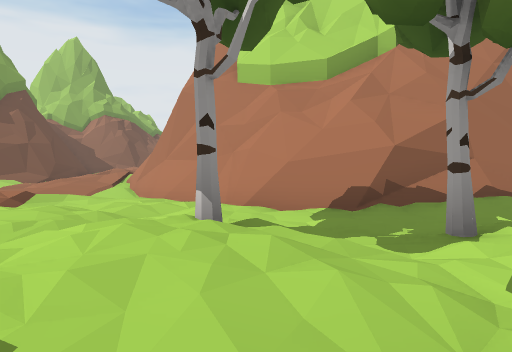
[1] (above)

24 first-person views from a walk through a Unity game level. The camera is 1.2 m above the floor, tilts 2° down and sees 70° across. The floor is counted in squares, 2 m on a side. Each view is taken from the middle of a square. On the plan, view 1 faces up. The plan holds only what a view shows up to about 10 squares ahead; the rest is blank. The place goes on beyond the plan. Some animated figures are left out.

[2]
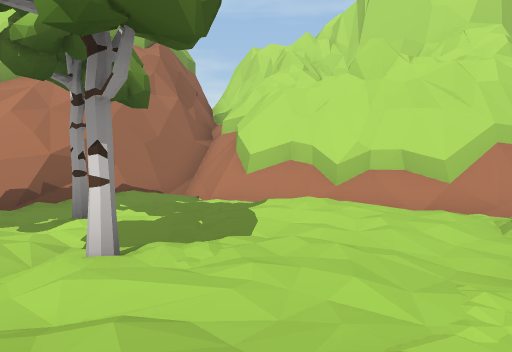

[3]
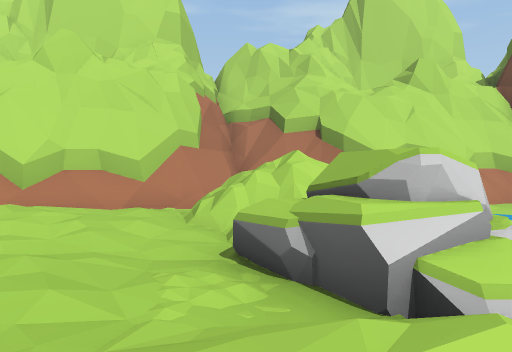

[4]
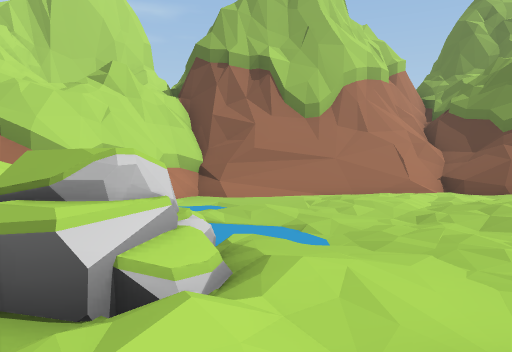

[5]
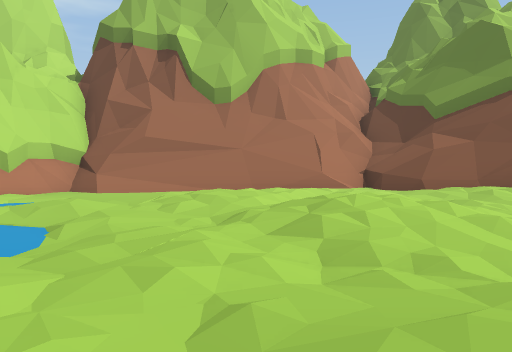

[6]
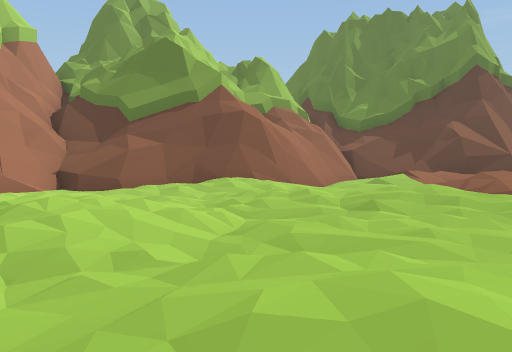

[7]
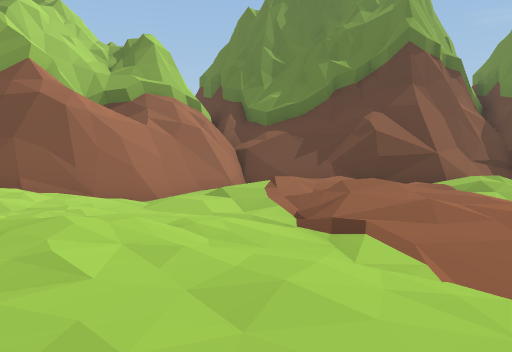

[8]
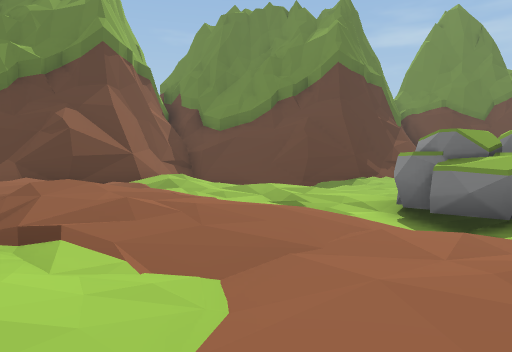

[9]
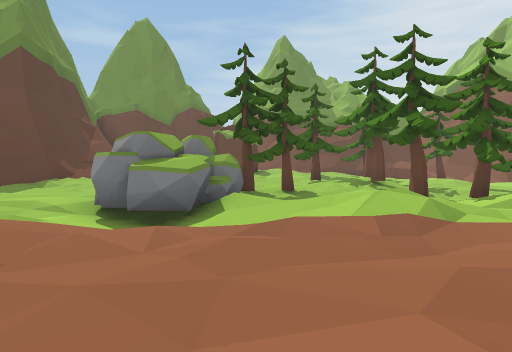

[10]
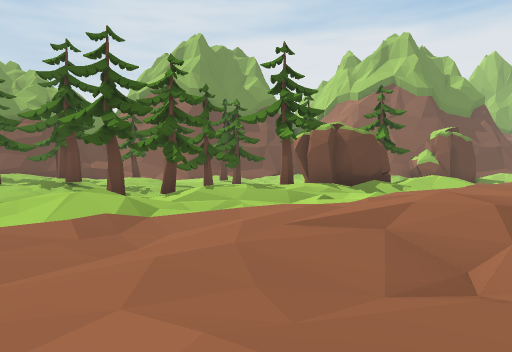

[11]
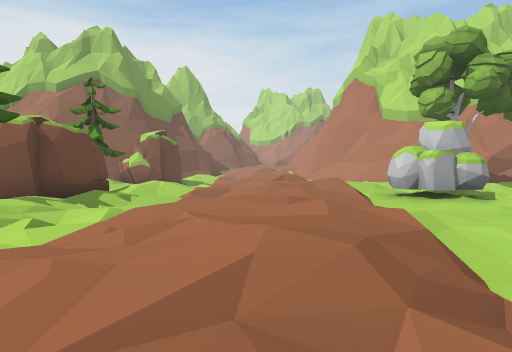

[12]
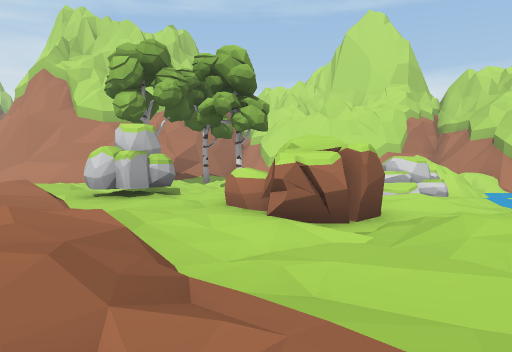

[13]
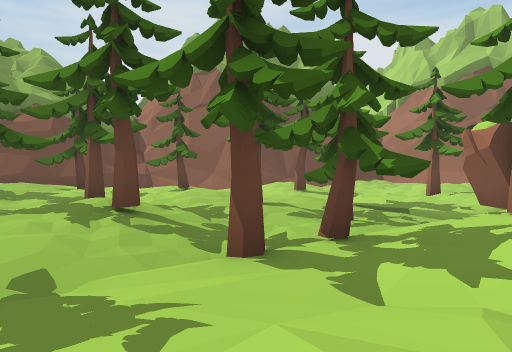

[14]
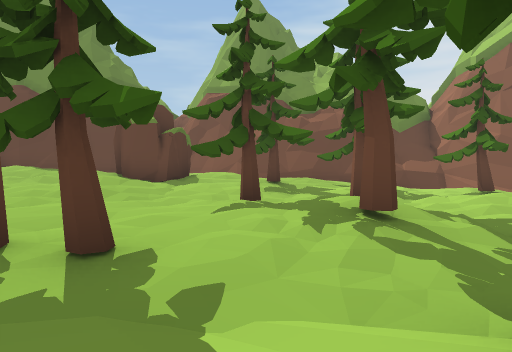

[15]
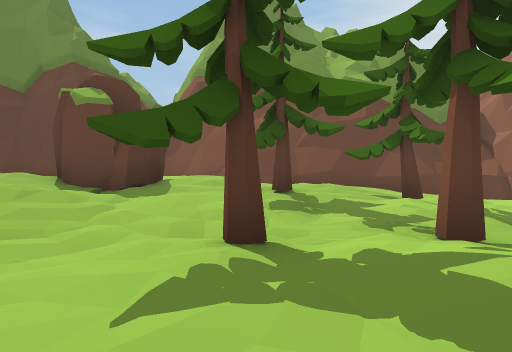

[16]
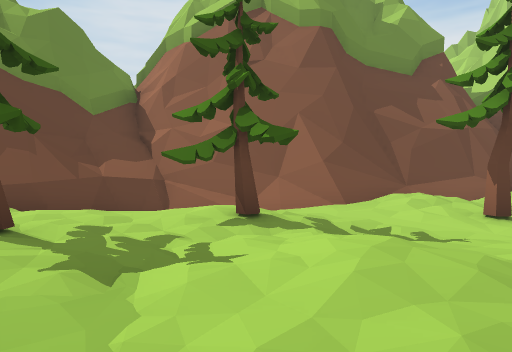

[17]
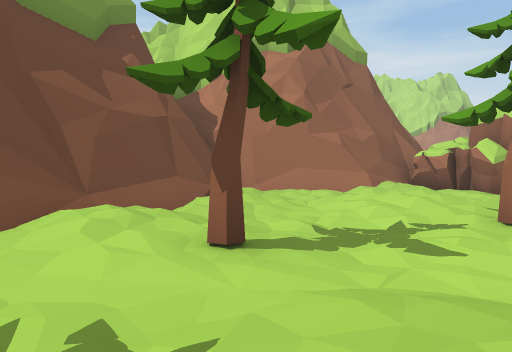

[18]
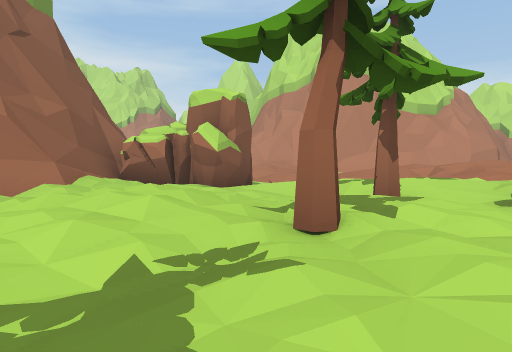

[19]
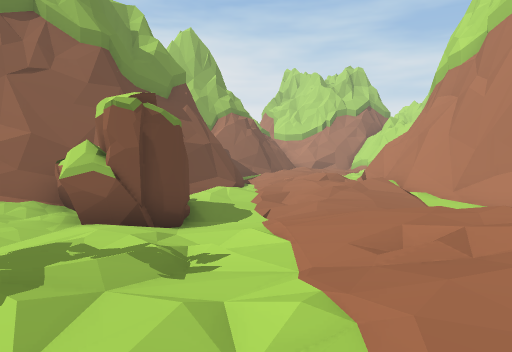

[20]
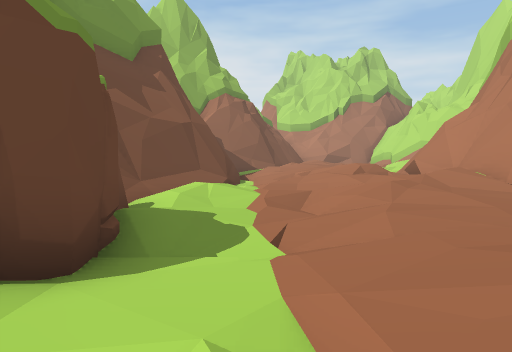

[21]
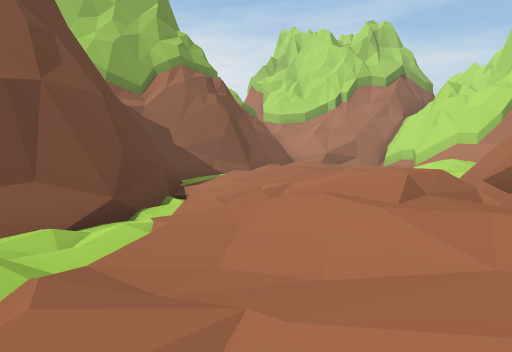

[22]
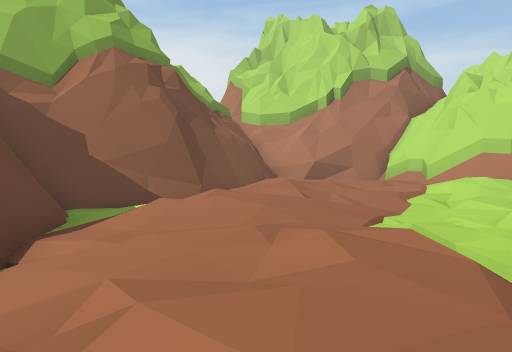

[23]
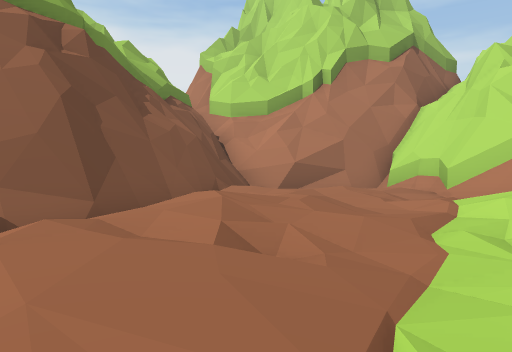

[24]
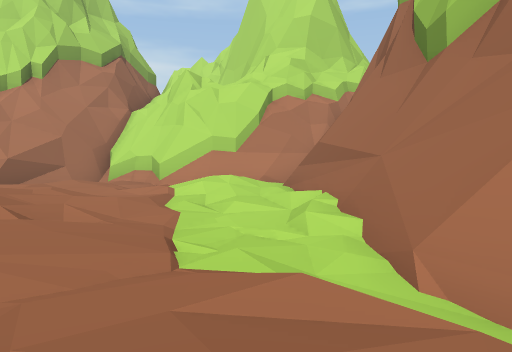

### Floor plan
Key: @ floor where view 1 was taken; # wall or solid block; . main floor; : floor 0.25 m higher than the main floor; - floor 0.25 m lower than the main floor; + floor 0.5 m higher than the main floor; _ floor 0.5 m lower than the main floor; * floor 0.75 m higher than the main floor; < floor 0.75 m lower than the main floor; % floor 1 m higher than the main floor; & floor 1.5 m higher than the main floor; $ floor 2.25 m higher than the main floor; / step, stairs or slope; = window, fence, low wall or low ledge; ^ raised ledge; T tree; R rock; O other object.
Columns run from 24 left of view 1 to 10 right of it. Each row starts with its distance up from view 1.
 27                   ######
 26                   ##  ##
 25                   #   %#
 24                  ##%%%+##
 23                  #**%*/ ##
 22                ###/%%*% /#
 21               ##//%%**/%##
 20               #//**/++*##
 19               ##+*%*++/#
 18                #:+**+*##
 17                #:+**+##
 16                #./+*##
 15               ##.:**#
 14              ##-.:*/#
 13              #/...++##
 12               -:..++##
 11            ##OO--/::/#
 10           ##OOO/_....##
  9       #####.-OO<_/---/#
  8       #..-/--O___.:...###
  7       #._-----._-:++/..###
  6      ##.-...--..-:++/.:./######
  5     ##-__..---:/-./* ::....::/^
  4     #.-__-T..T...:+/ +::/..:./##
  3    ##.--_---.--. .++ +:+:.:::.##
  2   ##/--T_---- O++::+/::++.::::##
  1  ##/____-__<OOO:..++:RR::T.+*+.#
  0  #/-.-_-.-T_<.:+..:::.R.@:::+:.##
 -1  #/.T-...-___T:..:+::..++::.://=###
 -2  #...-.:T-_T/:+.:+++:.O /:.R/=/=##$
 -3  #....-.--__T::/:+*+/..O /RR &    ^
 -4  #::T:.T:.--.T:../*+..OO ./R-:   ^#
 -5 ##:+T...:T.-T...:+*/.--.-../---  ##
 -6 ##++T::T::.-..//.+::..::..---.-- #
 -7 #  *+:+....--./:.::/..........--##
 -8 # OO:+::..TT-:...::/ ....:...---=#
 -9    OO+*::.RRRR_-....:..-:+:::../##
-10    O*++::  RRR_-...:::...::.:.-##
-11 #/  %++     .--.:::.+:::..-...##
-12 ##  %*   .--..-.:+:.:.:.-....##
-13          ..-::-./*/....:....##
-14          /.  :.:+*/.:.:+###^##
-15          #   ::: +:+.-####  #
-16              :*: +++.##
-17               // *  ##
-18               ###=  ##
-19                 #=
-20                 ##

Positions as (right, up) in squares from view 1, and headings:
1: (0, 0), facing up
2: (0, -2), facing up-right
3: (0, -2), facing right
4: (0, -2), facing down-right
5: (-1, -5), facing down-right
6: (-1, -5), facing down
7: (-5, -8), facing down
8: (-5, -8), facing down-left
9: (-5, -8), facing left
10: (-5, -8), facing up-left
11: (-6, -7), facing up
12: (-6, -7), facing up-right
13: (-10, -7), facing up-left
14: (-11, -6), facing left
15: (-14, -6), facing left
16: (-16, -4), facing up-left
17: (-17, -1), facing up
18: (-16, 2), facing up-right
19: (-8, 2), facing up
20: (-8, 6), facing up
21: (-7, 11), facing up
22: (-6, 14), facing up
23: (-5, 17), facing up
24: (-6, 16), facing up-right
